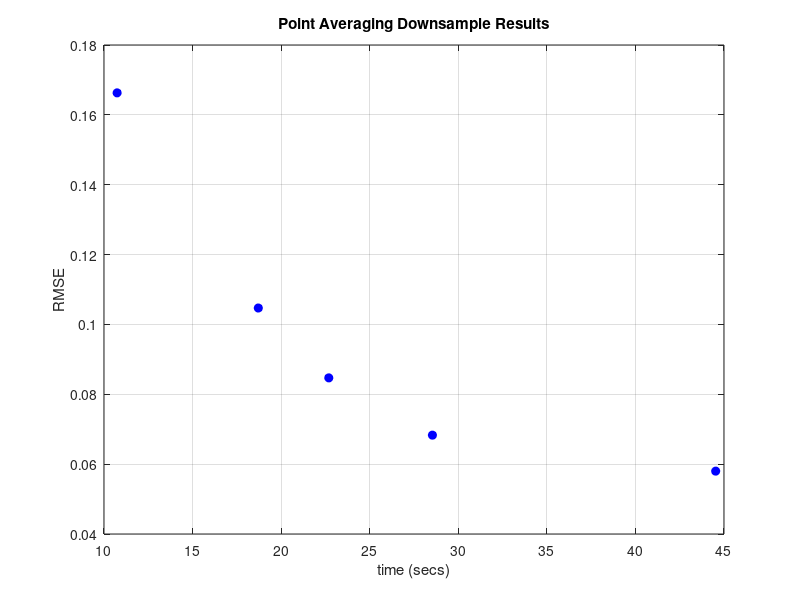

Here is the MATLAB script that generated this plot: (Note: this script raises an error after producing the figure.)
% The Script that Makes all the Error Plots
% the data below is all from training_hp.xlsx

clc, clearvars, close all

% EXACT
exact.time = 92.06;

% AVERAGE DOWNSAMPLE
average.dsample = [50, 33, 25, 20, 10];
average.RMSE = [0.0580, 0.0683, 0.0847, 0.1047, 0.1663];
average.MAE = [0.0355, 0.0412, 0.0460, 0.0531, 0.0953];
average.time = [44.53, 28.54, 22.69, 18.71, 10.74]; 

for i = 1:length(average.dsample)
    plot(average.time(i), average.RMSE(i),'bo','markerfacecolor','b')
    hold on
end

xlabel('time (secs)'),ylabel('RMSE'), grid on
hold off
title('Point Averaging Downsample Results')

for i = 1:length(average.dsample)
    gtext(char(strcat(num2str(average.dsample(i)),'%')))
end
gtext('Exact took 92 seconds')
